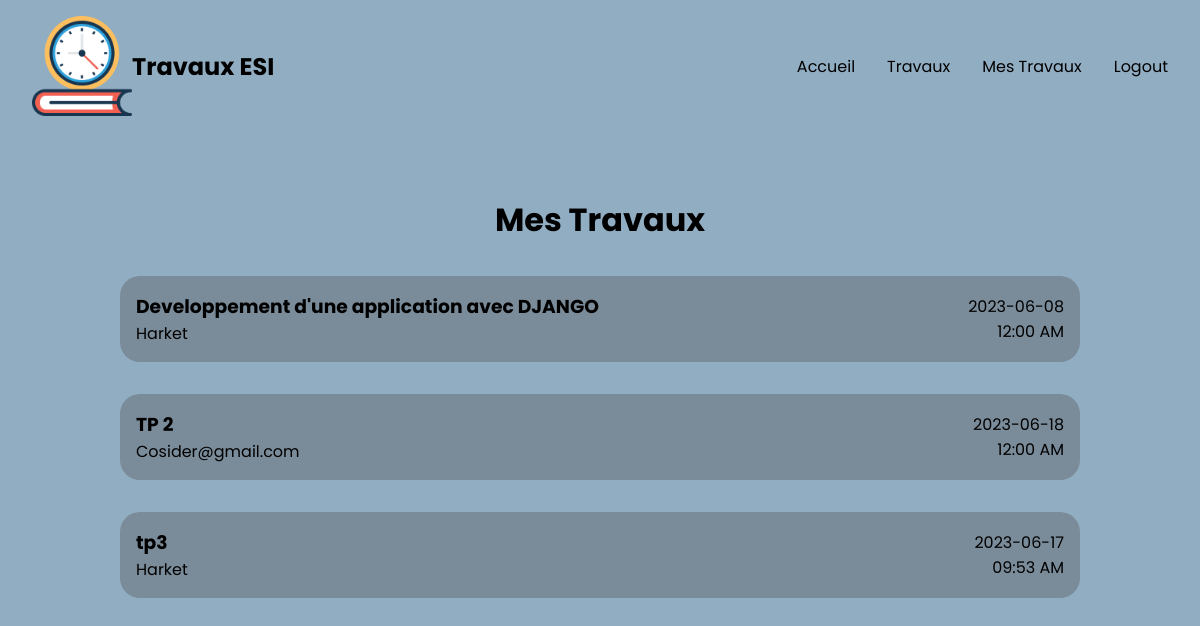
/mestravaux/ (signed in), run on the app's committed database.
### app/models.py (models this page shows, shortened)
class Travail(models.Model):
    titre = models.CharField(max_length=200)
    description = models.TextField(blank=True,null=True)
    date_limite = models.DateTimeField()
    classe = models.ForeignKey(Classe,on_delete=models.CASCADE)
    enseignant = models.ForeignKey(Enseignant,on_delete=models.CASCADE)
    fichier = models.FileField(upload_to='fichiersens/', blank=True, null=True)

class Enseignant(models.Model):
    user = models.OneToOneField(User,on_delete=models.CASCADE)
    classe = models.ManyToManyField(Classe,related_name='enseignants')

### app/views.py (the view)
# urls.py: path('mestravaux/',mes_travaux,name='mestravaux'),
@login_required
def mes_travaux(request):
    classes = Classe.objects.all()
    is_ens = True
    try:
        enseignant = Enseignant.objects.get(user=request.user)
        try:
            travaux = Travail.objects.filter(enseignant=enseignant)
        except Travail.DoesNotExist:
            travaux = {}
    except Enseignant.DoesNotExist or Travail.DoesNotExist:
        is_ens = False
    if is_ens == False:
        try:
            eleve = Eleve.objects.get(user=request.user)
            classe = Classe.objects.filter(name=eleve.classe.name)[0]
            travaux = Travail.objects.filter(classe=classe)
        except Eleve.DoesNotExist or Classe.DoesNotExist:
            travaux = {}
    return render(request,'all/mestravaux.html',{"travaux":travaux,'classes':classes,'is_ens':is_ens})

### templates/all/mestravaux.html (shortened to what this page needs)
{% extends 'base.html' %}
{% load static %}
{% block content %}
    <div class="home-second">
            <h1>Mes Travaux</h1>
            <div class="travaux">
                {% for tr in travaux %}
                <div class="travail">
                    <div class="travail-left">
                        <a href={% url 'app:travail_details' tr.pk %}><h3>{{tr.titre}}</h3></a>
                        <p>{{tr.enseignant.user.username|capfirst}}</p>
                    </div>
                    <div class="travail-right">
                        <p>{{tr.date_limite|date:'Y-m-d'}}</p>
                        <p>{{tr.date_limite|time:'h:i A' }}</p>
                    </div>
                </div>
                {% endfor %}
            </div>
    </div>
{% endblock content %}

### static/css/style.css (style rules this page uses)
* { margin:0; padding: 0; box-sizing: border-box; }
body { font-family: 'Cairo', sans-serif; font-family: 'Montserrat', sans-serif; font-family: 'Poppins', sans-serif; color: #000; background-color: #91ADC2; min-height: 100vh; position: relative; }
a { text-decoration: none; color: #000; }
.home-second { display: flex; flex-direction: column; align-items: center; gap: 2rem; padding-top: 5rem; }
.travaux { display: flex; flex-direction: column; align-items: center; gap: 2rem; width: 100%; }
.travail { display: flex; justify-content: space-between; align-items: center; padding: 1rem; width: 80%; border-radius: 20px; background-color: #7A8B99; }
.travail-left { display: flex; flex-direction: column; align-items: flex-start; justify-content: space-between; }
.travail-right { display: flex; flex-direction: column; align-items: flex-end; justify-content: space-between; }

### data on the page
Travail: titre "Developpement d'une application avec DJANGO", enseignant.user.username "Harket", date_limite "2023-06-08", date_limite "12:00 AM"
Travail: titre "TP 2", enseignant.user.username "Cosider@gmail.com", date_limite "2023-06-18", date_limite "12:00 AM"
Travail: titre "tp3", enseignant.user.username "Harket", date_limite "2023-06-17", date_limite "09:53 AM"
